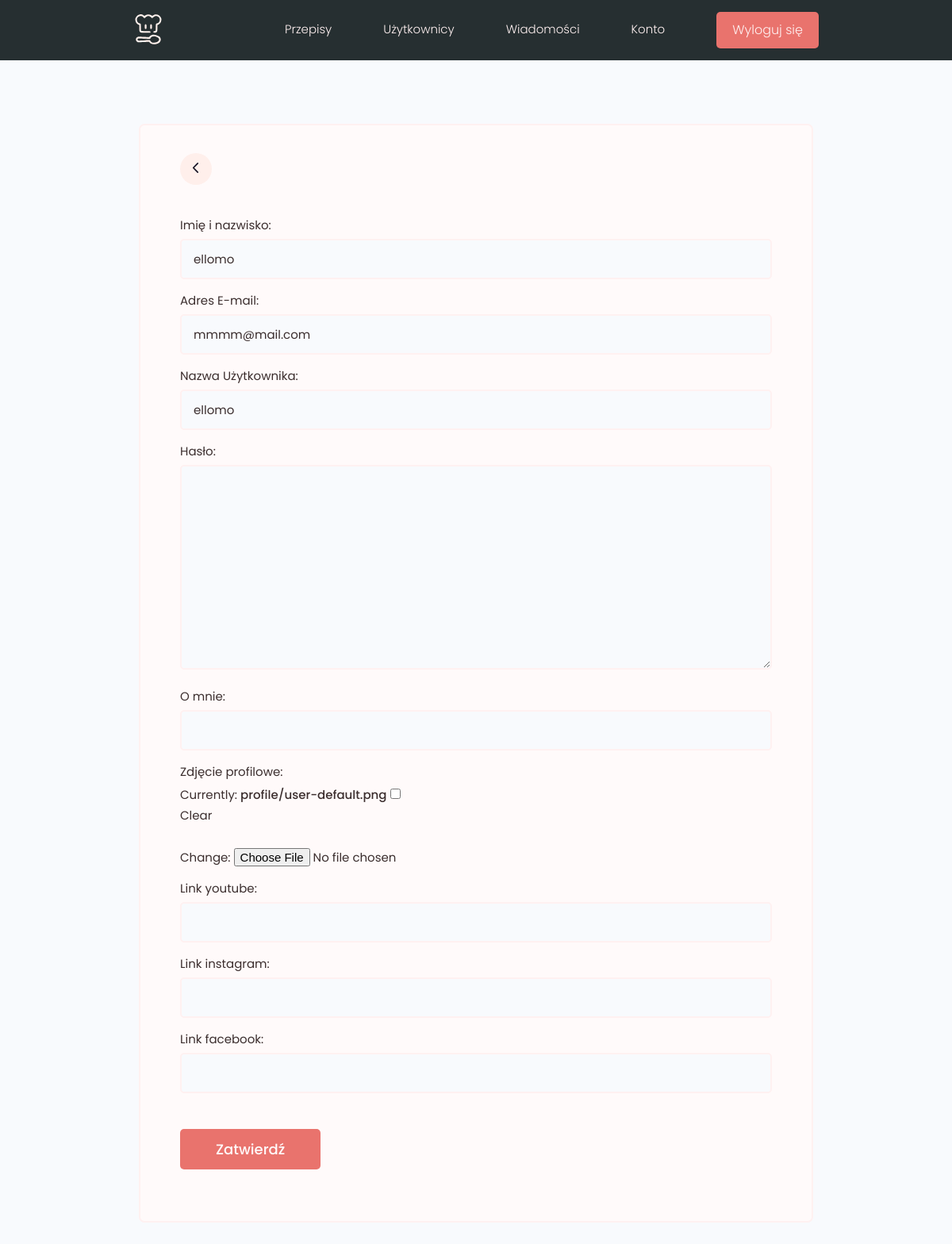
The page /uzytkownicy/zmien-ustawienia/ (signed in) on the database its author committed.
### uzytkownicy/models.py (models this page shows, shortened)
class Profil(models.Model):
    user = models.OneToOneField(User, on_delete=models.CASCADE, null=True, blank=True)
    name = models.CharField(max_length=100, blank=True, null=True)
    email = models.EmailField(max_length=200, blank=True, null=True)
    username = models.CharField(max_length=200, blank=True, null=True)
    self_pitch = models.CharField(max_length=200, blank=True, null=True)
    bio = models.TextField(blank=True, null=True)
    profile_image = models.ImageField(null=True, blank=True, upload_to='profile/', default='profile/user-default.png')
    social_facebook = models.CharField(max_length=100, blank=True, null=True)
    social_instagram = models.CharField(max_length=100, blank=True, null=True)
    social_youtube = models.CharField(max_length=100, blank=True, null=True)
    created = models.DateTimeField(auto_now_add=True)
    id = models.UUIDField(default=uuid.uuid4, unique=True, primary_key=True, editable=False)
    class Meta:
        ordering = ['created']

### uzytkownicy/views.py (the view)
# urls.py: path('zmien-ustawienia/', views.zmienUstawienia, name='zmien-ustawienia'),
@login_required(login_url='login')
def zmienUstawienia(request):
    profile = request.user.profil
    form = FormularzProfil(instance=profile)
    if request.method == "POST":
        form = FormularzProfil(request.POST, request.FILES, instance=profile)
        if form.is_valid:
            form.save()
            return redirect('konto-uzytkownika')
    context = { 'form': form}
    return render(request, 'uzytkownicy/formularz-profil.html', context)

### uzytkownicy/forms.py
class FormularzProfil(ModelForm):
    class Meta:
        model = Profil
        fields = ['name', 'email', 'username', 'bio', 'self_pitch', 'profile_image',
        'social_youtube', 'social_instagram', 'social_facebook']
        labels = {
            'name': 'Imię i nazwisko',
            'email': 'Adres E-mail',
            'username': 'Nazwa Użytkownika',
            'bio': 'Hasło',
            'self_pitch': 'O mnie',
            'profile_image': 'Zdjęcie profilowe',
            'social_youtube': 'Link youtube',
            'social_instagram': 'Link instagram',
            'social_facebook': 'Link facebook',
        }
    def __init__(self, *args, **kwargs):
        super(FormularzProfil, self).__init__(*args, **kwargs)
        for name, field in self.fields.items():
            field.widget.attrs.update({'class': 'input'})

### uzytkownicy/templates/uzytkownicy/formularz-profil.html (shortened to what this page needs)
{% extends 'main.html' %}
{% load static %}
{% block content %}
<main class="formPage my-xl">
    <div class="content-box">
        <div class="formWrapper">
            <a class="backButton" href="{% url 'konto-uzytkownika' %}"><img src="{% static 'images/back.svg' %}" alt="back" /></a>
            <br>
            <form class="form" method="POST" action="{% url 'zmien-ustawienia' %}" enctype="multipart/form-data">
                    {% for field in form %}
                    <div class="form__field">
                        <label for="formInput#text">{{field.label}}: </label>
                        {{field}}
                    </div>
                    {% endfor %}
                <input class="btn btn--sub btn--lg  my-md" type="submit" value="Zatwierdź" />
            </form>
        </div>
    </div>
</main>
{% endblock content %}

### static/styles/app.css (style rules this page uses)
.backButton img { height: 70%; }
:root { --color-light: #fff1f1; --color-main: #3b2e2e; --color-main-light: #ffefeb; --color-sub: #262f31; --color-sub-light: #180c0b; --color-sub-light2: #e9736d; --color-sub-lighter: #ffefeb; --color-text: #3b2e2e; --color-white: #fffafa; }
.btn--sub { background-color: var(--color-sub-light2); }
img { width: 100%; }
.content-box { width: 95%; max-width: 85rem; margin: 0 auto; }
.backButton { background: var(--color-main-light); color: var(--color-main); width: 4rem; height: 4rem; display: flex; align-items: center; justify-content: center; border-radius: 50%; }
.formPage .formWrapper { list-style: none; background: var(--color-white); padding: 3.5rem 5rem; border: 2px solid var(--color-light); border-radius: 0.7rem; }

### static/uikit/styles/modules/_variables.css (style rules this page uses)
:root { --color-main: #5aa5b9; --color-main-light: #e6faff; --color-sub: #3f4156; --color-sub-light: #51546e; --color-sub-lighter: #ededfd; --color-text: #737373; --color-gray: #8b8b8b; --color-light: #e5e7eb; --color-light-gray: #767676; --color-bg: #f8fafd; --color-white: #fffefd; --color-white-light: #f3f3f3; --color-success: #359e64; --color-success-bg: #def8e8; --color-error: #fc4b0b; --color-error-bg: #fff2ee; --font-base: 'Poppins', arial, helvetica, 'Segoe UI', roboto, ubuntu, sans-serif; --font-monospace: 'Fira Code', 'Courier New', courier, monospace; --font-regular: 300; --font-medium: 500; --font-bold: 700; --generic-shadow: 1px 1px 5px #00000010; --generic-transition: all 0.3s ease-in-out; }

### static/uikit/styles/modules/_base.css (style rules this page uses)
* { margin: 0; padding: 0; box-sizing: border-box; text-rendering: optimizeLegibility; color: inherit; font-size: inherit; }
html { font-size: 50%; }
@media only screen and (min-width: 480px) { html { font-size: 56.25%; } }
@media only screen and (min-width: 1200px) { html { font-size: 62.5%; } }
body { line-height: 1.6; font-weight: 400; font-size: 1.5rem; color: var(--color-text); background-color: var(--color-bg); min-height: 100vh; }

### static/uikit/styles/modules/_typography.css (style rules this page uses)
* { font-family: var(--font-base); }
a { padding-bottom: 2px; text-decoration: none; display: inline-block; color: var(--color-main); font-weight: var(--font-medium); }

### static/uikit/styles/modules/_utilities.css (style rules this page uses)
.my-md { margin: 3rem auto; }
.my-xl { margin: 8rem auto; }

### static/uikit/styles/modules/_button.css (style rules this page uses)
.btn { display: inline-block; position: relative; cursor: pointer; background-color: var(--color-light); font-weight: var(--font-medium); color: var(--color-sub); text-decoration: none; padding: 1rem 2rem; border-radius: 0.5rem; border: none; width: -webkit-fit-content; width: -moz-fit-content; width: fit-content; height: -webkit-fit-content; height: -moz-fit-content; height: fit-content; font-size: 1.6rem; outline-width: 0; outline-color: transparent; -webkit-backface-visibility: hidden; backface-visibility: hidden; transition: all 0.3s ease-in-out; }
.btn--sub { background-color: var(--color-sub); color: var(--color-white); }
.btn--lg { font-size: 1.8rem; padding: 1.2rem 4.5rem; }

### static/uikit/styles/modules/_form.css (style rules this page uses)
.form { display: block; }
.form__field { margin-top: 1.5rem; margin-bottom: 1.5rem; }
.form__label, .form__field > label { display: block; margin-bottom: 0.5rem; color: var(--color-text); }
input.input[type='text'], input.input[type='email'], input.input[type='password'], input.input[type='number'], textarea.input { min-width: 24rem; width: 100%; padding: 1.2rem 1.5rem; border-radius: 0.5rem; border: 2px solid var(--color-light); transition: all 0.3s ease-in-out; background-color: var(--color-bg); }

### rows shown on the page
Profil: form "ellomo" "mmmm@mail.com" "ellomo"

### other values the page prints
{{ field.label }} "Imię i nazwisko" "Adres E-mail" "Nazwa Użytkownika" "Hasło" "O mnie" "Zdjęcie profilowe" "Link youtube" "Link instagram" "Link facebook"
